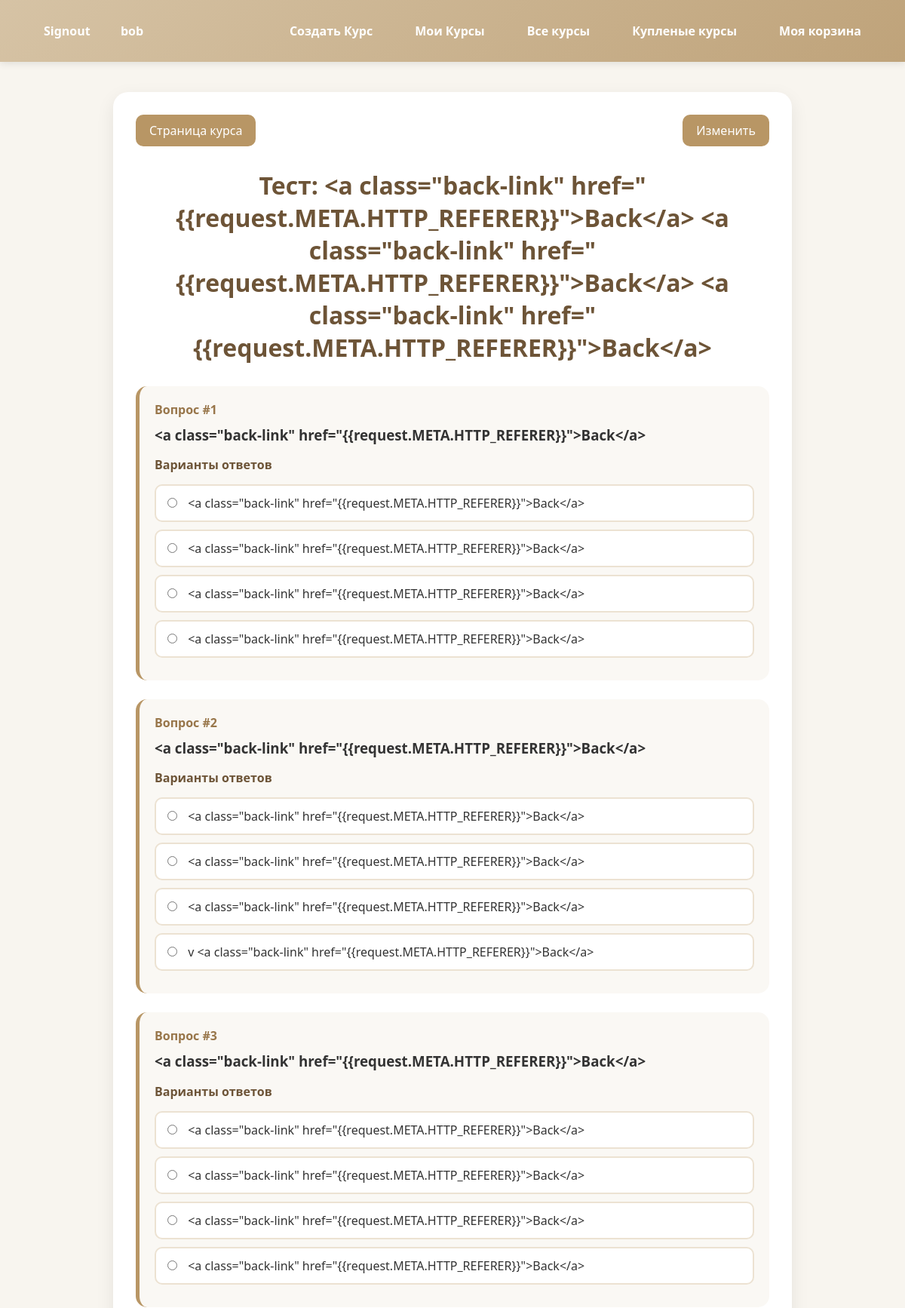
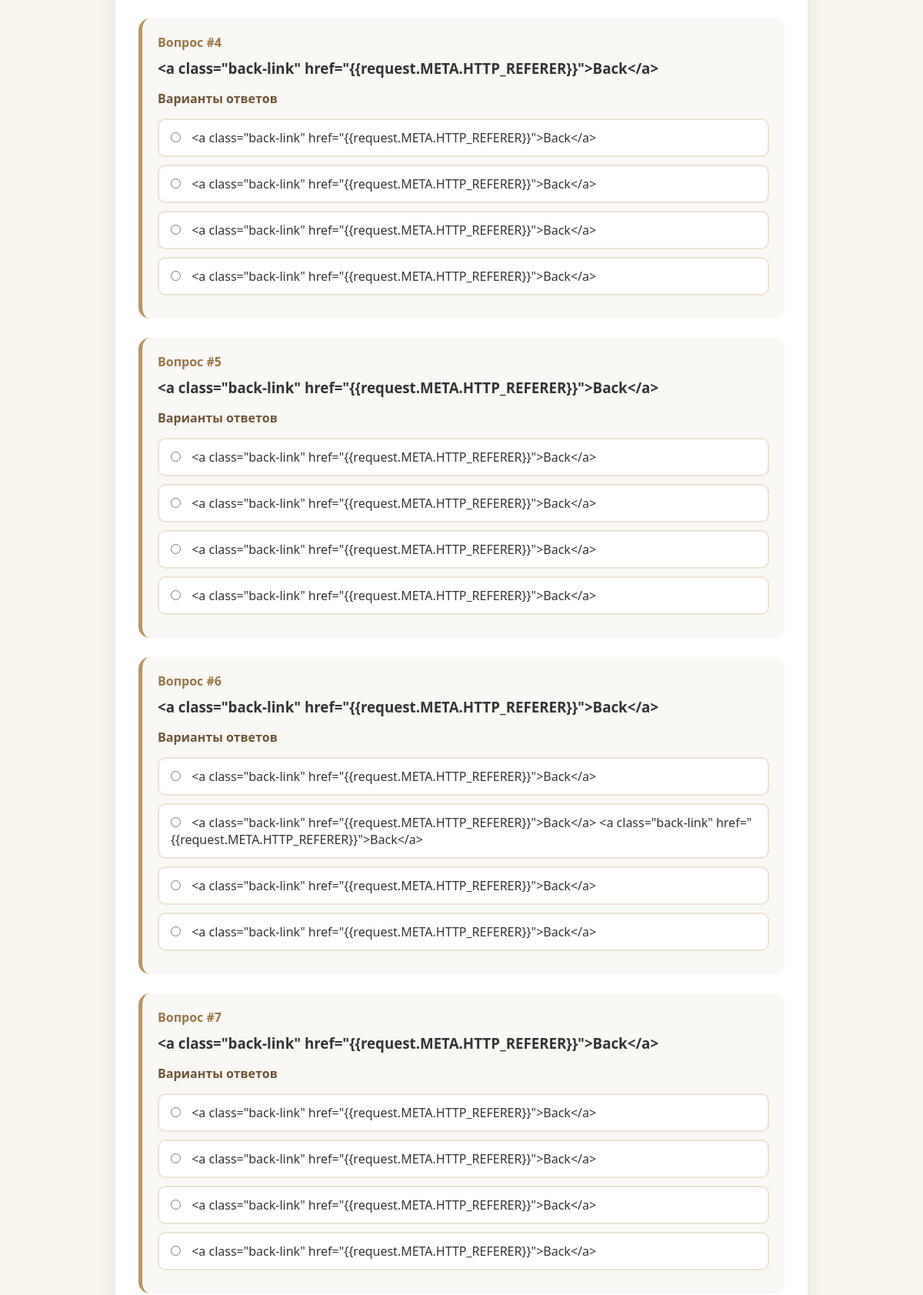
The page /courses/course_test/13/ (signed in, upper part) on the database its author committed (2 pictures, top to bottom).
### users/models.py (models this page shows, shortened)
class CustomerUser(AbstractUser):
    photo = models.ImageField(
        blank=True,
        null=True,
        help_text="Фото профиля (рекомендуемый размер 400x400)",
        upload_to='user_photos/',default="avatar.svg"
    )
    teacher = models.BooleanField(default=False,verbose_name='Вы хотите иметь возможность создавать курсы?')
    phone_number = models.CharField(max_length=32, blank=False, null=False)
    @property
    def is_teacher(self):
        return self.teacher

### courses/models.py (models this page shows, shortened)
class Test_course(models.Model):
    title = models.CharField(max_length=150)
    course = models.ForeignKey(Course,on_delete=models.CASCADE,related_name="course_tests", verbose_name="Название курса")
    data = models.JSONField(default=list)
    slide = models.PositiveBigIntegerField(default=0)

### courses/views.py (the view, shortened to what this page needs)
# urls.py: path('course_test/<int:pk>/', course_test,name='course_test'),
@login_required(login_url='users:signup')
def course_test(request,pk):
    test = Test_course.objects.filter(id=pk).first()
    if not test:
        return redirect('users:user_page')
    right_answers=[]
    for answer in test.data:
        right_answers.append(answer['right'])
    is_teacher = is_teacher = request.user == test.course.teacher or request.user in test.course.extra_teachers.all()
    is_student = Student_course.objects.filter(student=request.user,course=test.course).exists()
    is_finished = Student_course.objects.filter(student=request.user,course=test.course,finished=True).exists()
    if not (is_teacher or is_student):
        messages.error(request, 'У вас нет прав')
        return redirect('users:user_page')
    return render(request,'course_test.html',{'test':test,'course_id':test.course.id,'is_teacher':is_teacher,'is_finished':is_finished})

### courses/templates/course_test.html (shortened to what this page needs)
{% extends 'home.html' %}
{% load static %}
{% block content %}
<div class="test-box">
    {% if is_teacher %}
    <div class="teacher-links">
    <a href="{% url 'courses:course_main' test.course.id %}">Страница курса</a>
    <a href="{% url 'courses:update_test' test.id %}">Изменить</a>
    </div>
    {% endif %}
    <h2>Тест: {{test.title}}</h2>
    <form action="{% url 'courses:course_test' test.id %}" method="post">
    {% for question in test.data %}
    <div class="test-question">
        <label>Вопрос #{{ forloop.counter }}</label>
        <h3>{{ question.question }}</h3>
        <h4>Варианты ответов</h4>
        {% for answer in question.answers %}
        <div class="test-row">
        <label class="answer-option">
            <input id="right_{{ forloop.parentloop.counter }}" type="radio" name="right_{{ forloop.parentloop.counter }}" value="{{ forloop.counter }}"  required>
             <span>{{answer}}</span>
        </label>
        </div>
        {% endfor %}
    </div>
{% endfor %}
    </form>
</div>
{% endblock %}

### users/templates/home.html (shortened to what this page needs)
{% load static %}
<!DOCTYPE html>
<html lang="en">
<head>
    <link rel="stylesheet" href="{% static 'css/style.css' %}">
</head>
<body>
    <header>
        {% if request.user.is_authenticated %}
        <div class="user-link">
            <a href="{% url 'users:signout' %}">Signout</a>
            <a href="{% url 'users:user_page' %}">{{request.user.username}}</a>
        </div>
            {% if request.user.is_teacher %}
            <a href="{% url 'courses:create_course' %}">Создать Курс</a>
            <a href="{% url 'courses:my_courses' %}">Мои Курсы</a>
            {% endif %}
        <a href="{% url 'shop:all_courses' %}">Все курсы</a>
        <a href="{% url 'users:user_page' %}">Купленые курсы</a>
        <a href="{% url 'shop:my_cart' %}">Моя корзина</a>
        {% else %}
        <a href="{% url 'users:signup' %}">Зайти</a>
        <a href="{% url 'users:register' %}">Зарегестрироваться</a>
        {% endif %}
    </header>
    <main>
        {% block content %}
        {% endblock %}
    </main>
</body>
</html>

### users/static/css/style.css (style rules this page uses)
* { margin: 0; padding: 0; box-sizing: border-box; }
body { font-family: "Segoe UI", sans-serif; background: #f8f5ef; color: #333; min-height: 100vh; }
header { background: linear-gradient(135deg, #d6c3a5, #bfa37a); padding: 20px 40px; display: flex; gap: 20px; align-items: center; flex-wrap: wrap; box-shadow: 0 2px 10px rgba(0,0,0,0.1); }
header a { text-decoration: none; color: white; font-weight: 600; padding: 10px 18px; border-radius: 10px; transition: 0.3s; }
main { max-width: 1200px; margin: 40px auto; padding: 0 20px; }
.user-link { margin-right: auto; }
.test-box { max-width: 900px; margin: 40px auto; padding: 30px; background: #ffffff; border-radius: 20px; box-shadow: 0 8px 25px rgba(0, 0, 0, 0.08); }
.test-box h2 { text-align: center; color: #6d5437; margin-bottom: 30px; font-size: 32px; }
.teacher-links { display: flex; justify-content: space-between; margin-bottom: 30px; }
.teacher-links a { text-decoration: none; color: white; background: #b89665; padding: 10px 18px; border-radius: 10px; transition: 0.3s; }
.test-question { background: #faf8f4; border-left: 5px solid #b89665; border-radius: 15px; padding: 20px; margin-bottom: 25px; }
.test-question > label { display: inline-block; color: #98764a; font-weight: 700; margin-bottom: 10px; }
.test-question h3 { margin-bottom: 15px; color: #333; line-height: 1.4; }
.test-question h4 { color: #6d5437; margin-bottom: 15px; }
.test-row { margin-bottom: 10px; }
.test-row label { display: block; padding: 12px 15px; background: white; border: 2px solid #ece2d2; border-radius: 10px; cursor: pointer; transition: 0.2s; }
.test-row input[type="radio"] { margin-right: 10px; cursor: pointer; }

### rows shown on the page
CustomerUser: user.username "bob"
Test_course: title "<a class=\"back-link\" href=\"{{request.META.HTTP_REFERER}}\">Back</a> <a class=\"back-link\" href=\"{{request.META.HTTP_REFERER}}\">Back</a> <a class=\"back-link\" href=\"{{request.META.HTTP_REFERER}}\">Back</a>"

### other values the page prints
{{ question.question }} "<a class=\"back-link\" href=\"{{request.META.HTTP_REFERER}}\">Back</a>" "<a class=\"back-link\" href=\"{{request.META.HTTP_REFERER}}\">Back</a>" "<a class=\"back-link\" href=\"{{request.META.HTTP_REFERER}}\">Back</a>" "<a class=\"back-link\" href=\"{{request.META.HTTP_REFERER}}\">Back</a>" "<a class=\"back-link\" href=\"{{request.META.HTTP_REFERER}}\">Back</a>" "<a class=\"back-link\" href=\"{{request.META.HTTP_REFERER}}\">Back</a>" "<a class=\"back-link\" href=\"{{request.META.HTTP_REFERER}}\">Back</a>"
{{ answer }} "<a class=\"back-link\" href=\"{{request.META.HTTP_REFERER}}\">Back</a>" "<a class=\"back-link\" href=\"{{request.META.HTTP_REFERER}}\">Back</a>" "<a class=\"back-link\" href=\"{{request.META.HTTP_REFERER}}\">Back</a>" "<a class=\"back-link\" href=\"{{request.META.HTTP_REFERER}}\">Back</a>" "<a class=\"back-link\" href=\"{{request.META.HTTP_REFERER}}\">Back</a>" "<a class=\"back-link\" href=\"{{request.META.HTTP_REFERER}}\">Back</a>" "<a class=\"back-link\" href=\"{{request.META.HTTP_REFERER}}\">Back</a>" "v <a class=\"back-link\" href=\"{{request.META.HTTP_REFERER}}\">Back</a>" "<a class=\"back-link\" href=\"{{request.META.HTTP_REFERER}}\">Back</a>" "<a class=\"back-link\" href=\"{{request.META.HTTP_REFERER}}\">Back</a>" "<a class=\"back-link\" href=\"{{request.META.HTTP_REFERER}}\">Back</a>" "<a class=\"back-link\" href=\"{{request.META.HTTP_REFERER}}\">Back</a>" "<a class=\"back-link\" href=\"{{request.META.HTTP_REFERER}}\">Back</a>" "<a class=\"back-link\" href=\"{{request.META.HTTP_REFERER}}\">Back</a>" "<a class=\"back-link\" href=\"{{request.META.HTTP_REFERER}}\">Back</a>" "<a class=\"back-link\" href=\"{{request.META.HTTP_REFERER}}\">Back</a>" "<a class=\"back-link\" href=\"{{request.META.HTTP_REFERER}}\">Back</a>" "<a class=\"back-link\" href=\"{{request.META.HTTP_REFERER}}\">Back</a>" "<a class=\"back-link\" href=\"{{request.META.HTTP_REFERER}}\">Back</a>" "<a class=\"back-link\" href=\"{{request.META.HTTP_REFERER}}\">Back</a>" "<a class=\"back-link\" href=\"{{request.META.HTTP_REFERER}}\">Back</a>" "<a class=\"back-link\" href=\"{{request.META.HTTP_REFERER}}\">Back</a> <a class=\"back-link\" href=\"{{request.META.HTTP_REFERER}}\">Back</a>" "<a class=\"back-link\" href=\"{{request.META.HTTP_REFERER}}\">Back</a>" "<a class=\"back-link\" href=\"{{request.META.HTTP_REFERER}}\">Back</a>" "<a class=\"back-link\" href=\"{{request.META.HTTP_REFERER}}\">Back</a>" "<a class=\"back-link\" href=\"{{request.META.HTTP_REFERER}}\">Back</a>" "<a class=\"back-link\" href=\"{{request.META.HTTP_REFERER}}\">Back</a>" "<a class=\"back-link\" href=\"{{request.META.HTTP_REFERER}}\">Back</a>"
